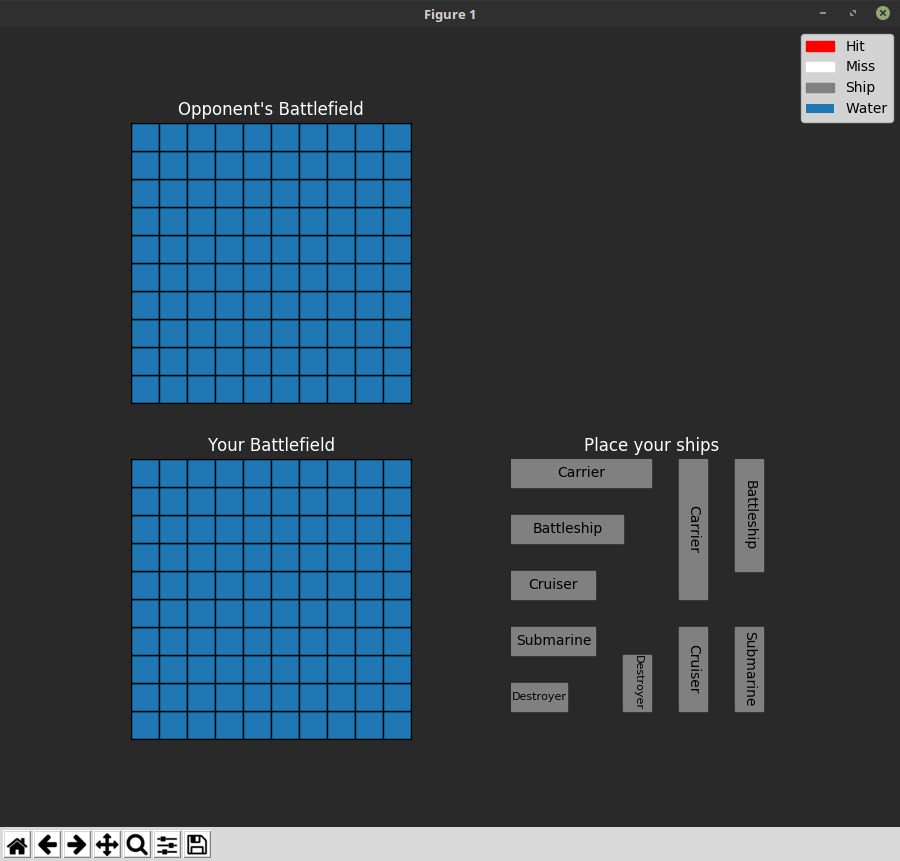

This chart was generated by the following Python code:
import battleship

import matplotlib.pyplot as plt
import matplotlib.patches as mpatches


def turn_of_ticks_and_labels(plot):
    for axis in (plot.xaxis, plot.yaxis):  # Turn off the ticks and labels
        axis.set_major_formatter(plt.NullFormatter())
        axis.set_major_locator(plt.NullLocator())


def create_ship_menu(figure, location, title, horizontal, vertical, carrier, battleship, cruiser, submarine,
                     destroyer):
    menu = figure.add_subplot(location,
                              aspect="1", frameon=False,
                              xlim=(0, 10),
                              ylim=(0, 10))
    menu.set_title(title, color="white")

    menu.set_facecolor("#292929")
    ships = {}
    if carrier:
        if horizontal:
            horizontal_carrier = plt.Rectangle(xy=(0, 9), width=5, height=1, color='gray')
            menu.annotate("Carrier", xy=(2.5, 9.5), va="center", ha="center")
            ships[horizontal_carrier] = (5, "horizontal", "carrier")
        if vertical:
            vertical_carrier = plt.Rectangle(xy=(6, 10), width=1, height=-5, color='gray')
            menu.annotate("Carrier", xy=(6.5, 7.5), va="center", ha="center", rotation=270)
            ships[vertical_carrier] = (5, "vertical", "carrier")
    if battleship:
        if horizontal:
            horizontal_battleship = plt.Rectangle(xy=(0, 7), width=4, height=1, color='gray')
            menu.annotate("Battleship", xy=(2, 7.5), va="center", ha="center")
            ships[horizontal_battleship] = (4, "horizontal", "battleship")
        if vertical:
            vertical_battleship = plt.Rectangle(xy=(8, 10), width=1, height=-4, color='gray')
            menu.annotate("Battleship", xy=(8.5, 8), va="center", ha="center", rotation=270)
            ships[vertical_battleship] = (4, "vertical", "battleship")
    if cruiser:
        if horizontal:
            horizontal_cruiser = plt.Rectangle(xy=(0, 5), width=3, height=1, color='gray')
            menu.annotate("Cruiser", xy=(1.5, 5.5), va="center", ha="center")
            ships[horizontal_cruiser] = (3, "horizontal", "cruiser")
        if vertical:
            vertical_cruiser = plt.Rectangle(xy=(6, 4), width=1, height=-3, color='gray')
            menu.annotate("Cruiser", xy=(6.5, 2.5), va="center", ha="center", rotation=270)
            ships[vertical_cruiser] = (3, "vertical", "cruiser")
    if submarine:
        if horizontal:
            horizontal_submarine = plt.Rectangle(xy=(0, 3), width=3, height=1, color='gray')
            menu.annotate("Submarine", xy=(1.5, 3.5), va="center", ha="center")
            ships[horizontal_submarine] = (3, "horizontal", "submarine")
        if vertical:
            vertical_submarine = plt.Rectangle(xy=(8, 4), width=1, height=-3, color='gray')
            menu.annotate("Submarine", xy=(8.5, 2.5), va="center", ha="center", rotation=270)
            ships[vertical_submarine] = (3, "vertical", "submarine")

    if destroyer:
        if horizontal:
            horizontal_destroyer = plt.Rectangle(xy=(0, 1), width=2, height=1, color='gray')
            menu.annotate("Destroyer", xy=(1, 1.5), va="center", ha="center", size=8)
            ships[horizontal_destroyer] = (2, "horizontal", "destroyer")
        if vertical:
            vertical_destroyer = plt.Rectangle(xy=(4, 3), width=1, height=-2, color='gray')
            menu.annotate("Destroyer", xy=(4.5, 2), va="center", ha="center", size=8, rotation=270)
            ships[vertical_destroyer] = (2, "vertical", "destroyer")

    for ship in ships.keys():
        menu.add_patch(ship)

    turn_of_ticks_and_labels(menu)

    figure.canvas.draw()
    return menu, ships


class ShipSelector:
    def __init__(self, figure):
        self.figure = figure
        self.ship_selection_menu, self.ship_buttons = \
            create_ship_menu(self.figure, 224, "Place your ships", True, True, True, True, True, True, True)
        self.selected_boat = None
        self.points = []
        self.setup_boats = {"carrier": False, "battleship": False, "cruiser": False, "submarine": False, "destroyer": False}

    def select_location(self, x, y):
        boat = self.ship_buttons[self.selected_boat]
        points = []

        for i in range(boat[0]):
            if boat[1] == "horizontal":
                points.append((x + i, y))
            else:
                points.append((x, y + 1))
        self.points.append(points)
        self.selected_boat = None
        self.figure.delaxes(self.ship_selection_menu)
        # redraw the menu without the boat that was selected
        self.setup_boats[boat[2]] = True
        self.ship_selection_menu, self.ship_buttons = \
            create_ship_menu(self.figure, 224, "Place your ships", True, True,
                             not self.setup_boats[boat[2]], not self.setup_boats[boat[2]], not self.setup_boats[boat[2]],
                             not self.setup_boats[boat[2]], not self.setup_boats[boat[2]])
        return points


class Interface:
    def __init__(self, game):
        self.game = game
        self.fig = plt.figure(figsize=(9, 8), facecolor="#292929")
        self.opponent_board, self.opponent_polygons = self.load_game_board(221, "Opponent's Battlefield")
        self.player_board, self.player_polygons = self.load_game_board(223, "Your Battlefield")
        self.ship_selector = ShipSelector(self.fig)
        self.fig.canvas.mpl_connect('button_press_event', self.on_click)
        red_patch = mpatches.Patch(color='red', label='Hit')
        white_patch = mpatches.Patch(color='white', label='Miss')
        gray_patch = mpatches.Patch(color='gray', label="Ship")
        blue_patch = mpatches.Patch(label="Water")
        self.fig.legend(handles=[red_patch, white_patch, gray_patch, blue_patch],
                        labels=["Hit", "Miss", "Ship", "Water"])
        plt.show()

    def load_game_board(self, position, title):
        board = self.fig.add_subplot(position,
                                     aspect='equal', frameon=True,
                                     xlim=(0, 10),
                                     ylim=(0, 10))
        board.set_title(title, color="white")
        turn_of_ticks_and_labels(board)
        polygons = {}
        for y in range(10):
            for x in range(10):
                polygon = plt.Polygon([[x, y], [x + 1, y],
                                       [x + 1, y + 1], [x, y + 1], [x, y]])
                polygon.set_edgecolor("black")
                polygons[polygon] = (x, y)
                board.add_patch(polygon)
        return board, polygons

    def on_click(self, click):
        if self.game.game_state is battleship.GameState.SETUP:
            for button in self.ship_selector.ship_buttons:
                if button.contains_point((click.x, click.y)):
                    self.ship_selector.selected_boat = button
                    return
            if self.ship_selector.selected_boat is not None:
                for polygon in self.player_polygons:
                    if polygon.contains_point((click.x, click.y)):
                        ship_points = self.ship_selector.select_location(self.player_polygons[polygon][0],
                                                                         self.player_polygons[polygon][1])
                        print(ship_points)
                        for ship_point in self.player_polygons:
                            if self.player_polygons[ship_point] in ship_points:
                                print("asdf")
                                ship_point.set_facecolor("gray")

                        self.fig.canvas.draw()
                        return

        for polygon in self.opponent_polygons:
            if polygon.contains_point((click.x, click.y)):
                if self.game.fire(self.opponent_polygons[polygon][0], self.opponent_polygons[polygon][1]):
                    polygon.set_facecolor("red")
                else:
                    polygon.set_facecolor("white")
                self.fig.canvas.draw()
                return


def main():
    b = battleship.Battleship()
    i = Interface(b)


if __name__ == "__main__":
    main()
